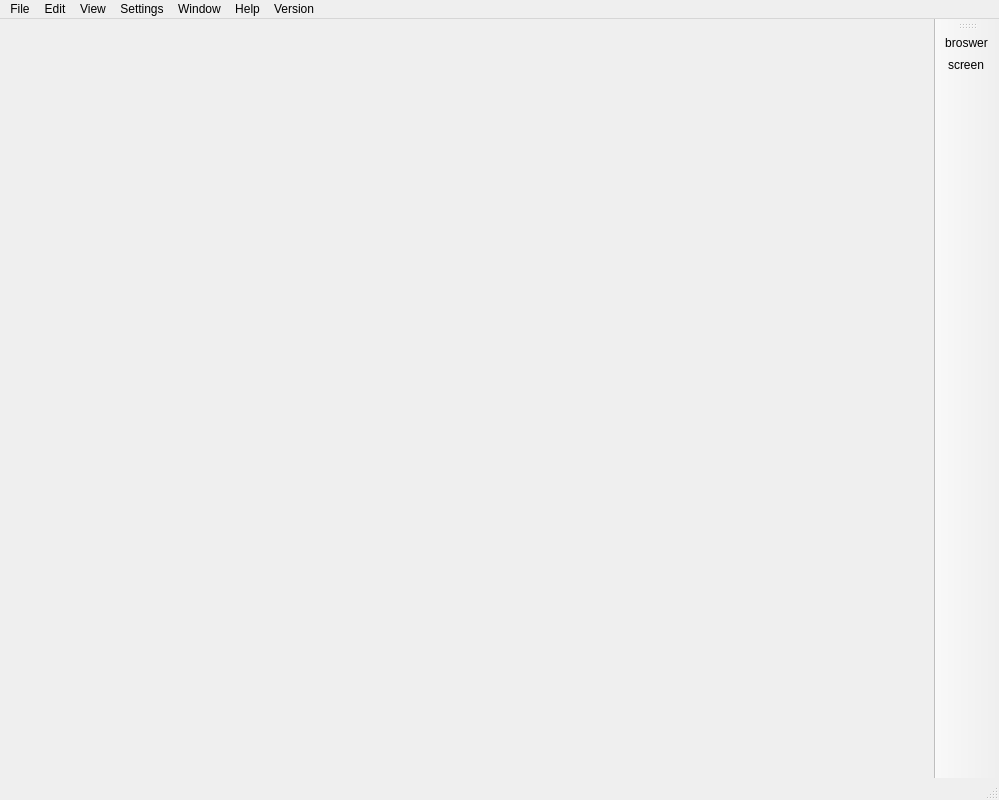
<?xml version="1.0" encoding="UTF-8"?>
<ui version="4.0">
 <class>MainWindow</class>
 <widget class="QMainWindow" name="MainWindow">
  <property name="geometry">
   <rect>
    <x>0</x>
    <y>0</y>
    <width>999</width>
    <height>800</height>
   </rect>
  </property>
  <property name="windowTitle">
   <string>MainWindow</string>
  </property>
  <widget class="QWidget" name="centralwidget"/>
  <widget class="QMenuBar" name="menubar">
   <property name="geometry">
    <rect>
     <x>0</x>
     <y>0</y>
     <width>999</width>
     <height>26</height>
    </rect>
   </property>
   <widget class="QMenu" name="menuFile">
    <property name="title">
     <string>File</string>
    </property>
    <addaction name="actionNew_File"/>
    <addaction name="actionOpen_File"/>
    <addaction name="actionSave"/>
    <addaction name="actionSave_As"/>
    <addaction name="separator"/>
    <addaction name="actionPrint"/>
    <addaction name="actionSave_Image"/>
   </widget>
   <widget class="QMenu" name="menuEdit">
    <property name="title">
     <string>Edit</string>
    </property>
    <addaction name="actionUndo"/>
    <addaction name="actionRedo"/>
    <addaction name="separator"/>
    <addaction name="actionCut"/>
    <addaction name="actionPaste"/>
    <addaction name="actionDelete"/>
   </widget>
   <widget class="QMenu" name="menuView">
    <property name="title">
     <string>View</string>
    </property>
    <addaction name="actionBox"/>
   </widget>
   <widget class="QMenu" name="menuSettings">
    <property name="title">
     <string>Settings</string>
    </property>
   </widget>
   <widget class="QMenu" name="menuWindow">
    <property name="title">
     <string>Window</string>
    </property>
   </widget>
   <widget class="QMenu" name="menuHelp">
    <property name="title">
     <string>Help</string>
    </property>
   </widget>
   <widget class="QMenu" name="menuVersion">
    <property name="title">
     <string>Version</string>
    </property>
   </widget>
   <addaction name="menuFile"/>
   <addaction name="menuEdit"/>
   <addaction name="menuView"/>
   <addaction name="menuSettings"/>
   <addaction name="menuWindow"/>
   <addaction name="menuHelp"/>
   <addaction name="menuVersion"/>
  </widget>
  <widget class="QStatusBar" name="statusbar"/>
  <widget class="QToolBar" name="toolBar">
   <property name="windowTitle">
    <string>toolBar</string>
   </property>
   <attribute name="toolBarArea">
    <enum>RightToolBarArea</enum>
   </attribute>
   <attribute name="toolBarBreak">
    <bool>false</bool>
   </attribute>
   <addaction name="actionbroswer"/>
   <addaction name="actionscreen"/>
  </widget>
  <action name="actionNew_File">
   <property name="text">
    <string>New File</string>
   </property>
   <property name="shortcut">
    <string>Ctrl+N</string>
   </property>
  </action>
  <action name="actionOpen_File">
   <property name="text">
    <string>Open File</string>
   </property>
  </action>
  <action name="actionSave">
   <property name="text">
    <string>Save</string>
   </property>
  </action>
  <action name="actionSave_As">
   <property name="text">
    <string>Save As</string>
   </property>
  </action>
  <action name="actionPrint">
   <property name="text">
    <string>Print</string>
   </property>
  </action>
  <action name="actionSave_Image">
   <property name="text">
    <string>Save Image</string>
   </property>
  </action>
  <action name="actionUndo">
   <property name="text">
    <string>Undo</string>
   </property>
  </action>
  <action name="actionRedo">
   <property name="text">
    <string>Redo</string>
   </property>
  </action>
  <action name="actionCut">
   <property name="text">
    <string>Cut</string>
   </property>
  </action>
  <action name="actionPaste">
   <property name="text">
    <string>Paste</string>
   </property>
  </action>
  <action name="actionDelete">
   <property name="text">
    <string>Delete</string>
   </property>
  </action>
  <action name="actionBox">
   <property name="text">
    <string>Box</string>
   </property>
  </action>
  <action name="actionbroswer">
   <property name="icon">
    <iconset resource="../../Users/Administrator/Desktop/broswer.qrc">
     <normaloff>:/newPrefix/Ico/Ico/ie.png</normaloff>:/newPrefix/Ico/Ico/ie.png</iconset>
   </property>
   <property name="text">
    <string>broswer</string>
   </property>
  </action>
  <action name="actionscreen">
   <property name="icon">
    <iconset resource="../../Users/Administrator/Desktop/screen.qrc">
     <normaloff>:/newPrefix/Ico/Ico/screen.png</normaloff>:/newPrefix/Ico/Ico/screen.png</iconset>
   </property>
   <property name="text">
    <string>screen</string>
   </property>
  </action>
 </widget>
 <resources>
  <include location="../../Users/Administrator/Desktop/broswer.qrc"/>
  <include location="../../Users/Administrator/Desktop/screen.qrc"/>
 </resources>
 <connections/>
</ui>
